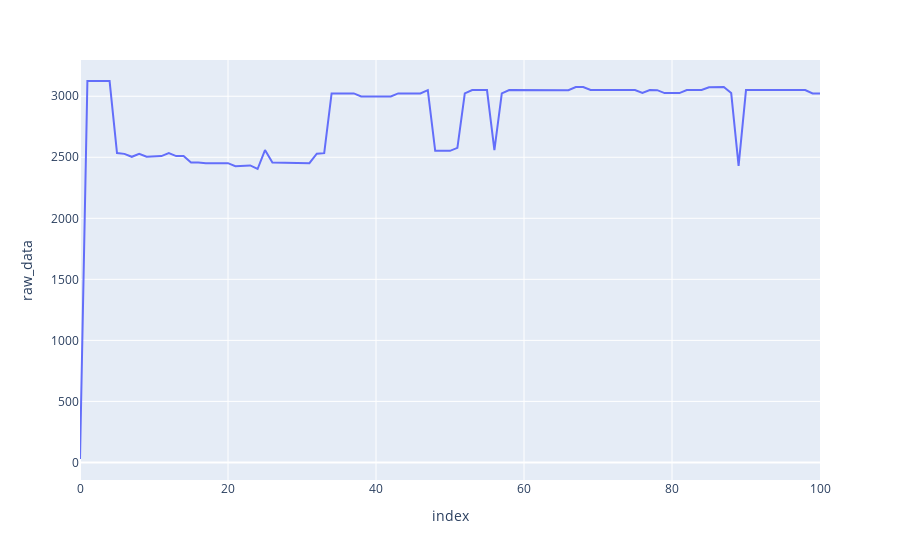
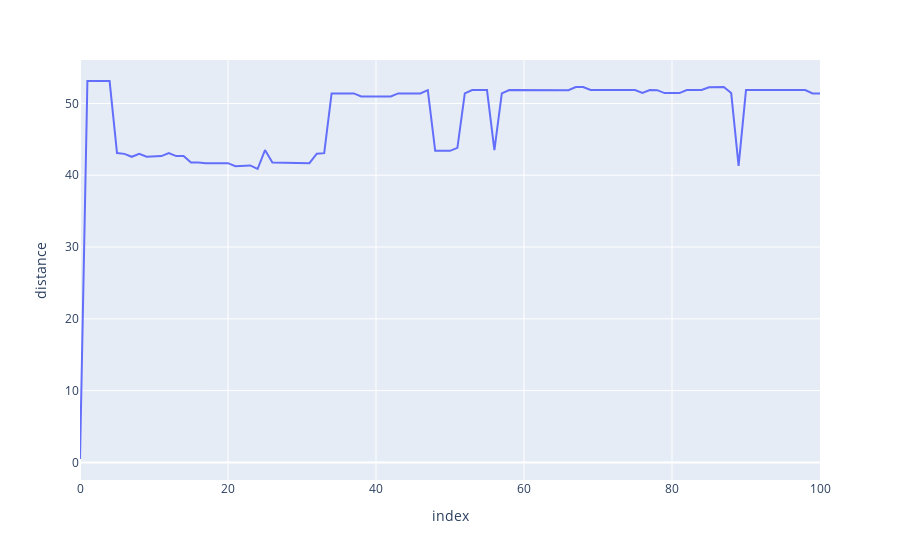
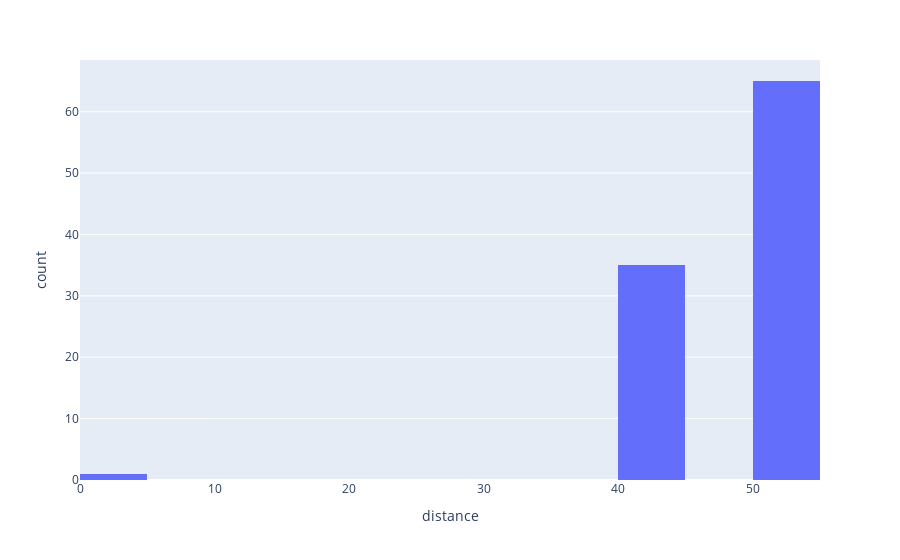

Write notebook code for charts like these, in order.
### Code cell
display_Graphs(50) # 50 cm

### Figure 1 — Plotly figure (JSON) as saved in the notebook; plotly's stock layout.template omitted (floating-point values rounded to 4 significant figures)
{"data": [{"hovertemplate": "index=%{x}<br>raw_data=%{y}<extra></extra>", "legendgroup": "", "line": {"color": "#636efa", "dash": "solid"}, "marker": {"symbol": "circle"}, "mode": "lines", "name": "", "orientation": "v", "showlegend": false, "type": "scatter", "x": [0, 1, 2, 3, 4, 5, 6, 7, 8, 9, 10, 11, 12, 13, 14, 15, 16, 17, 18, 19, 20, 21, 22, 23, 24, 25, 26, 27, 28, 29, 30, 31, 32, 33, 34, 35, 36, 37, 38, 39, 40, 41, 42, 43, 44, 45, 46, 47, 48, 49, 50, 51, 52, 53, 54, 55, 56, 57, 58, 59, 60, 61, 62, 63, 64, 65, 66, 67, 68, 69, 70, 71, 72, 73, 74, 75, 76, 77, 78, 79, 80, 81, 82, 83, 84, 85, 86, 87, 88, 89, 90, 91, 92, 93, 94, 95, 96, 97, 98, 99, 100], "xaxis": "x", "y": [28, 3124, 3124, 3125, 3124, 2535, 2528, 2504, 2528, 2504, 2504, 2510, 2535, 2510, 2510, 2457, 2457, 2451, 2452, 2451, 2452, 2427, 2433, 2433, 2404, 2559, 2458, 2457, 2452, 2451, 2452, 2452, 2529, 2534, 3023, 3023, 3023, 3023, 2998, 2998, 2998, 2998, 2998, 3023, 3023, 3024, 3023, 3050, 2553, 2553, 2553, 2577, 3023, 3051, 3050, 3051, 2559, 3023, 3051, 3051, 3051, 3051, 3051, 3051, 3045, 3051, 3050, 3076, 3075, 3051, 3051, 3050, 3051, 3051, 3051, 3051, 3027, 3051, 3050, 3026, 3026, 3026, 3051, 3051, 3051, 3073, 3075, 3076, 3026, 2429, 3051, 3051, 3051, 3051, 3051, 3051, 3045, 3049, 3051, 3023, 3023], "yaxis": "y"}], "layout": {"legend": {"tracegroupgap": 0}, "margin": {"t": 60}, "xaxis": {"anchor": "y", "domain": [0, 1], "title": {"text": "index"}}, "yaxis": {"anchor": "x", "domain": [0, 1], "title": {"text": "raw_data"}}}}

### Figure 2 — Plotly figure (JSON) as saved in the notebook; plotly's stock layout.template omitted (floating-point values rounded to 4 significant figures)
{"data": [{"hovertemplate": "index=%{x}<br>distance=%{y}<extra></extra>", "legendgroup": "", "line": {"color": "#636efa", "dash": "solid"}, "marker": {"symbol": "circle"}, "mode": "lines", "name": "", "orientation": "v", "showlegend": false, "type": "scatter", "x": [0, 1, 2, 3, 4, 5, 6, 7, 8, 9, 10, 11, 12, 13, 14, 15, 16, 17, 18, 19, 20, 21, 22, 23, 24, 25, 26, 27, 28, 29, 30, 31, 32, 33, 34, 35, 36, 37, 38, 39, 40, 41, 42, 43, 44, 45, 46, 47, 48, 49, 50, 51, 52, 53, 54, 55, 56, 57, 58, 59, 60, 61, 62, 63, 64, 65, 66, 67, 68, 69, 70, 71, 72, 73, 74, 75, 76, 77, 78, 79, 80, 81, 82, 83, 84, 85, 86, 87, 88, 89, 90, 91, 92, 93, 94, 95, 96, 97, 98, 99, 100], "xaxis": "x", "y": [0.476, 53.11, 53.11, 53.13, 53.11, 43.1, 42.98, 42.57, 42.98, 42.57, 42.57, 42.67, 43.1, 42.67, 42.67, 41.77, 41.77, 41.67, 41.68, 41.67, 41.68, 41.26, 41.36, 41.36, 40.87, 43.5, 41.79, 41.77, 41.68, 41.67, 41.68, 41.68, 42.99, 43.08, 51.39, 51.39, 51.39, 51.39, 50.97, 50.97, 50.97, 50.97, 50.97, 51.39, 51.39, 51.41, 51.39, 51.85, 43.4, 43.4, 43.4, 43.81, 51.39, 51.87, 51.85, 51.87, 43.5, 51.39, 51.87, 51.87, 51.87, 51.87, 51.87, 51.87, 51.77, 51.87, 51.85, 52.29, 52.28, 51.87, 51.87, 51.85, 51.87, 51.87, 51.87, 51.87, 51.46, 51.87, 51.85, 51.44, 51.44, 51.44, 51.87, 51.87, 51.87, 52.24, 52.28, 52.29, 51.44, 41.29, 51.87, 51.87, 51.87, 51.87, 51.87, 51.87, 51.77, 51.83, 51.87, 51.39, 51.39], "yaxis": "y"}], "layout": {"legend": {"tracegroupgap": 0}, "margin": {"t": 60}, "xaxis": {"anchor": "y", "domain": [0, 1], "title": {"text": "index"}}, "yaxis": {"anchor": "x", "domain": [0, 1], "title": {"text": "distance"}}}}

### Figure 3 — Plotly figure (JSON) as saved in the notebook; plotly's stock layout.template omitted (floating-point values rounded to 4 significant figures)
{"data": [{"alignmentgroup": "True", "bingroup": "x", "hovertemplate": "distance=%{x}<br>count=%{y}<extra></extra>", "legendgroup": "", "marker": {"color": "#636efa", "pattern": {"shape": ""}}, "name": "", "offsetgroup": "", "orientation": "v", "showlegend": false, "type": "histogram", "x": [0.476, 53.11, 53.11, 53.13, 53.11, 43.1, 42.98, 42.57, 42.98, 42.57, 42.57, 42.67, 43.1, 42.67, 42.67, 41.77, 41.77, 41.67, 41.68, 41.67, 41.68, 41.26, 41.36, 41.36, 40.87, 43.5, 41.79, 41.77, 41.68, 41.67, 41.68, 41.68, 42.99, 43.08, 51.39, 51.39, 51.39, 51.39, 50.97, 50.97, 50.97, 50.97, 50.97, 51.39, 51.39, 51.41, 51.39, 51.85, 43.4, 43.4, 43.4, 43.81, 51.39, 51.87, 51.85, 51.87, 43.5, 51.39, 51.87, 51.87, 51.87, 51.87, 51.87, 51.87, 51.77, 51.87, 51.85, 52.29, 52.28, 51.87, 51.87, 51.85, 51.87, 51.87, 51.87, 51.87, 51.46, 51.87, 51.85, 51.44, 51.44, 51.44, 51.87, 51.87, 51.87, 52.24, 52.28, 52.29, 51.44, 41.29, 51.87, 51.87, 51.87, 51.87, 51.87, 51.87, 51.77, 51.83, 51.87, 51.39, 51.39], "xaxis": "x", "yaxis": "y"}], "layout": {"barmode": "relative", "legend": {"tracegroupgap": 0}, "margin": {"t": 60}, "xaxis": {"anchor": "y", "domain": [0, 1], "title": {"text": "distance"}}, "yaxis": {"anchor": "x", "domain": [0, 1], "title": {"text": "count"}}}}
